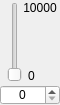
<?xml version="1.0" encoding="UTF-8"?>
<ui version="4.0">
 <class>ExposureSpinSlider</class>
 <widget class="QWidget" name="ExposureSpinSlider">
  <property name="geometry">
   <rect>
    <x>0</x>
    <y>0</y>
    <width>60</width>
    <height>105</height>
   </rect>
  </property>
  <property name="windowTitle">
   <string>Form</string>
  </property>
  <widget class="QLabel" name="min">
   <property name="geometry">
    <rect>
     <x>28</x>
     <y>68</y>
     <width>30</width>
     <height>15</height>
    </rect>
   </property>
   <property name="text">
    <string>0</string>
   </property>
  </widget>
  <widget class="QSlider" name="slider">
   <property name="geometry">
    <rect>
     <x>5</x>
     <y>2</y>
     <width>20</width>
     <height>80</height>
    </rect>
   </property>
   <property name="maximum">
    <number>10000</number>
   </property>
   <property name="sliderPosition">
    <number>0</number>
   </property>
   <property name="orientation">
    <enum>Qt::Vertical</enum>
   </property>
   <property name="tickInterval">
    <number>0</number>
   </property>
  </widget>
  <widget class="QLabel" name="max">
   <property name="geometry">
    <rect>
     <x>20</x>
     <y>0</y>
     <width>40</width>
     <height>15</height>
    </rect>
   </property>
   <property name="text">
    <string>10000</string>
   </property>
   <property name="alignment">
    <set>Qt::AlignCenter</set>
   </property>
  </widget>
  <widget class="QSpinBox" name="spin">
   <property name="geometry">
    <rect>
     <x>0</x>
     <y>85</y>
     <width>60</width>
     <height>20</height>
    </rect>
   </property>
   <property name="alignment">
    <set>Qt::AlignCenter</set>
   </property>
   <property name="maximum">
    <number>10000</number>
   </property>
  </widget>
 </widget>
 <resources/>
 <connections/>
</ui>
